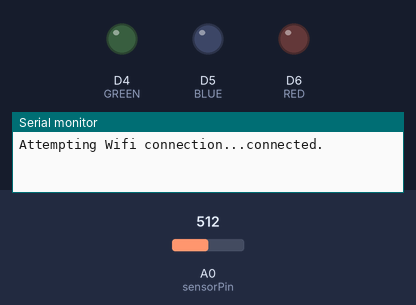
A program run on a simulated Arduino Uno R4 WiFi. Parts: output pins drawn as LEDs (lit = HIGH), the last lines printed to the serial monitor. The inputs (shaded band) are chosen by the test bench; at power-on: A0 (sensorPin) = 512. No MQTT or app messages arrive unless stated; not simulated (calls return 0 or success): secrets.h.

Above: at 3.2 s.
3.3 s: A0 (sensorPin) set to 486
At 9.7 s:
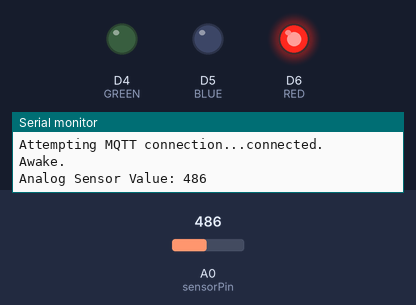
10.0 s: A0 (sensorPin) set to 417
21.6 s: A0 (sensorPin) set to 386
At 32.6 s:
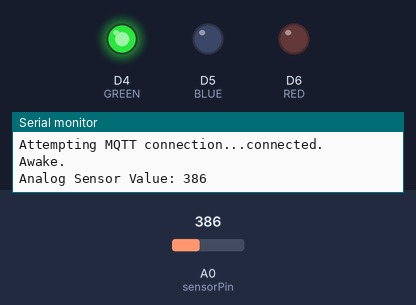
33.1 s: A0 (sensorPin) set to 209
44.4 s: A0 (sensorPin) set to 187
At 55.3 s:
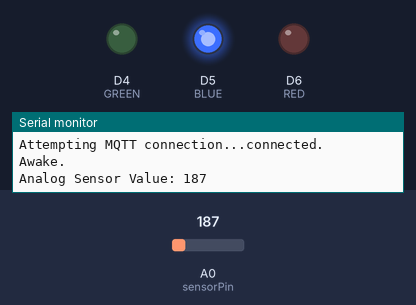
Timing chart, 0 to 56.8 s (numbered marks = the images above; inputs shaded):
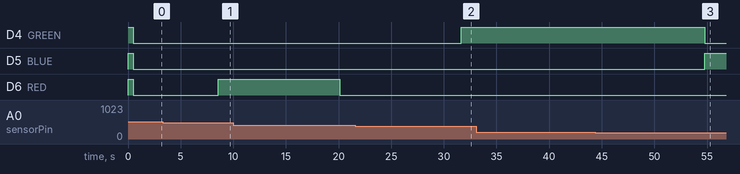

Measured:
- the behaviour switches between 501 and 500 on A0 (sensorPin) (found by bisection; images 0 and 1)
- the behaviour switches between 401 and 400 on A0 (sensorPin) (found by bisection; images 1 and 2)
- the behaviour switches between 201 and 200 on A0 (sensorPin) (found by bisection; images 2 and 3)
- after the input at 3.3 s, D6 (RED): LOW → HIGH after 5.3 s
- after the input at 21.6 s, D4 (GREEN): LOW → HIGH after 10.1 s; D6 (RED): stays LOW (without the input it goes to HIGH after 10.1 s)
- after the input at 44.4 s, D4 (GREEN): HIGH → LOW after 10.4 s; D5 (BLUE): LOW → HIGH after 10.4 s

The program:

main.cpp
```cpp
#include <Arduino.h>
#include <SPI.h>
#include <WiFiS3.h>
#include <PubSubClient.h>
#include <pa_connectivity.h>
#include <led_signalling.h>
#include <secrets.h>

// Variables:
// Pins:
int sensorPin = A0;
const int GREEN = D4;
const int BLUE = D5;
const int RED = D6;

// Secrets:
const char* broker = MQTT_BROKER_IP;
const char* user = USER;
const char* user_password = USER_PASSWORD;
const char* wifi_ssid = WIFI_SSID;
const char* wifi_password = WIFI_PASSWORD;

// Values:
int sensorValue;
int sleep_duration = 5000;
int mqtt_keepalive = 4500;

// States:
typedef enum {
    SET_SLEEP, // disconnect everything
    SLEEP, // everything disconnected
    AWAKE, // everything is connected
    ONLY_WIFI, // only wifi is connected, connect mqtt
    WAKE_UP //connect wifi and mqtt
  } state_t;

state_t state = SLEEP;

WiFiClient wifi;
PubSubClient client(wifi);

void setup() {
  // Setup serial communication, 9600 set as a default value
  Serial.begin(9600);
  pinMode(sensorPin, INPUT);
  pinMode(GREEN, OUTPUT);
  pinMode(BLUE, OUTPUT);
  pinMode(RED, OUTPUT);

  digitalWrite(GREEN, HIGH);
  digitalWrite(BLUE, HIGH);
  digitalWrite(RED, HIGH);
  delay(500);
  digitalWrite(GREEN, LOW);
  digitalWrite(BLUE, LOW);
  digitalWrite(RED, LOW);

  // Setup wifi
  wifi_reconnect(wifi_ssid, wifi_password);

  // Setup MQTT
  client.setServer(broker, 1883);
  client.setKeepAlive(mqtt_keepalive);
  client.setCallback(callback);
};

void loop() {
  int statusCode;
  const char* response;
  char buffer[20];  // Puffer für den konvertierten String
  String payload = buffer;
  int sensorValue = 0;

  // State machine to gracefully disconnect and reconnect services
  switch (state) {
    case WAKE_UP:

      Serial.println("Waking up...");
      wifi_reconnect(wifi_ssid, wifi_password);
      if (!client.connected()) {
        mqtt_reconnect(&client, user, user_password);
      };
      state = AWAKE;
      break;

    case ONLY_WIFI:
      if (!client.connected()) {
        mqtt_reconnect(&client, user, user_password);
      };
      state = AWAKE;
      break;

    case SET_SLEEP:
      client.loop();
      Serial.println("Setting to sleep.");
      client.disconnect();
      wifi.stop();
      state = SLEEP;
      break;

    case AWAKE:
      Serial.println("Awake.");
      sensorValue = analogRead(sensorPin);
      Serial.print("Analog Sensor Value: ");
      Serial.println(sensorValue);

      sprintf(buffer, "{\"value\": %d}", sensorValue);

      client.publish("plants/plant_01", payload.c_str());
      led_state(sensorValue, GREEN, BLUE, RED);
      delay(5000);
      client.loop();
      state = SET_SLEEP;

      break;

    case SLEEP:
      delay(sleep_duration);
      state = WAKE_UP;
      break;
  }
};
  
```
